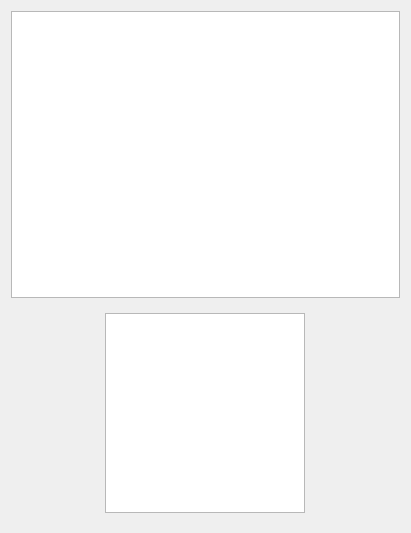
<?xml version="1.0" encoding="UTF-8"?>
<ui version="4.0">
 <class>rocon_teleop_widget</class>
 <widget class="QWidget" name="rocon_teleop_widget">
  <property name="enabled">
   <bool>true</bool>
  </property>
  <property name="geometry">
   <rect>
    <x>0</x>
    <y>0</y>
    <width>411</width>
    <height>533</height>
   </rect>
  </property>
  <property name="sizePolicy">
   <sizepolicy hsizetype="Preferred" vsizetype="Preferred">
    <horstretch>0</horstretch>
    <verstretch>0</verstretch>
   </sizepolicy>
  </property>
  <property name="windowTitle">
   <string>Rocon Teleop</string>
  </property>
  <layout class="QVBoxLayout" name="verticalLayout">
   <item>
    <widget class="QCameraView" name="camera_view"/>
   </item>
   <item>
    <layout class="QGridLayout" name="grid_layout" rowstretch="0,0" columnstretch="0">
     <property name="sizeConstraint">
      <enum>QLayout::SetMinAndMaxSize</enum>
     </property>
     <property name="leftMargin">
      <number>9</number>
     </property>
     <property name="topMargin">
      <number>9</number>
     </property>
     <property name="rightMargin">
      <number>9</number>
     </property>
     <property name="bottomMargin">
      <number>9</number>
     </property>
     <property name="spacing">
      <number>9</number>
     </property>
     <item row="1" column="0">
      <widget class="QVirtualJoystickView" name="virtual_joystick_view">
       <property name="sizePolicy">
        <sizepolicy hsizetype="Fixed" vsizetype="Fixed">
         <horstretch>0</horstretch>
         <verstretch>0</verstretch>
        </sizepolicy>
       </property>
       <property name="minimumSize">
        <size>
         <width>200</width>
         <height>200</height>
        </size>
       </property>
       <property name="maximumSize">
        <size>
         <width>200</width>
         <height>200</height>
        </size>
       </property>
      </widget>
     </item>
    </layout>
   </item>
  </layout>
 </widget>
 <customwidgets>
  <customwidget>
   <class>QCameraView</class>
   <extends>QGraphicsView</extends>
   <header>rocon_qt_library.views</header>
  </customwidget>
  <customwidget>
   <class>QVirtualJoystickView</class>
   <extends>QGraphicsView</extends>
   <header>rocon_qt_library.views</header>
  </customwidget>
 </customwidgets>
 <resources/>
 <connections/>
</ui>
